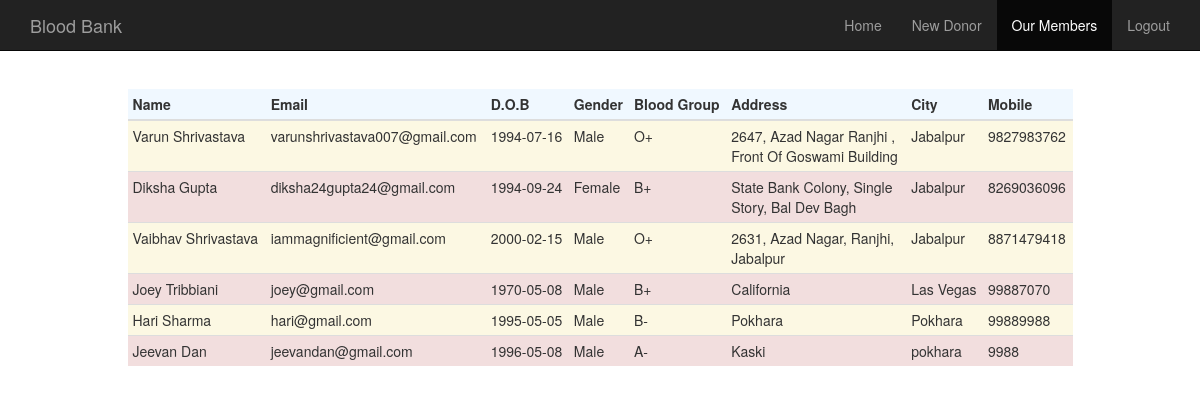
/members.php, run on the app's committed database.
### tables this page shows
CREATE TABLE `users` (
  `id` int(11) NOT NULL,
  `first_name` varchar(50) NOT NULL,
  `last_name` varchar(100) NOT NULL,
  `email` varchar(100) NOT NULL,
  `dob` date NOT NULL,
  `gender` varchar(10) NOT NULL,
  `b_type` varchar(10) NOT NULL,
  `address` varchar(500) NOT NULL,
  `city` varchar(100) NOT NULL,
  `mobile` varchar(13) NOT NULL,
  `created_at` timestamp NOT NULL DEFAULT CURRENT_TIMESTAMP ON UPDATE CURRENT_TIMESTAMP
);

### members.php (called while the page is built, shortened)
<?php
$i=0;
require_once 'users/php/DBConnect.php';
$db = new DBConnect();
$users = $db->getUsers();
$title="Members Area";$setMemberActive="active";$bg_background="bg-warning";
include 'layout/_header.php';
include 'layout/navbar.php';
?>
<?php include 'users/layout/_member_layout.php'; ?>

### users/php/DBConnect.php (called while the page is built, shortened)
<?php
class DBConnect {
    private $db = NULL;
    public function __construct() {
        $dsn = 'mysql:dbname=' . self::DB_NAME . ';host=' . self::DB_SERVER;
        try {
            $this->db = new PDO($dsn, self::DB_USER, self::DB_PASSWORD);
        } catch (PDOException $e) {
            throw new Exception('Connection failed: ' .
            $e->getMessage());
        }
        return $this->db;
    }
    public function getUsers(){
        $stmt = $this->db->prepare("SELECT * FROM users");
        $stmt->execute();
        return $stmt->fetchAll();
    }
}

### users/layout/_member_layout.php (the view, shortened to what this page needs)
<div class="container">
    <div class="row">
        <div class="col-md-1"></div>
        <div class="col-md-10">
            <?php if(isset($users)): $i++;?>
            <table class="table table-condensed">
                <thead>
                <th>Name</th>
                <th>Email</th>
                <th>D.O.B</th>
                <th>Gender</th>
                <th>Blood Group</th>
                <th>Address</th>
                <th>City</th>
                <th>Mobile</th>
                </thead>
                <?php foreach($users as $u): $i++;?>
                <tr class="<?php if($i%2==0){echo $bg_background;}else{echo 'bg-danger';} ?>">
                    <td><?= $u['first_name']." ".$u['last_name']; ?></td>
                    <td><?= $u['email']; ?></td>
                    <td><?= $u['dob']; ?></td>
                    <td><?= $u['gender']; ?></td>
                    <td><?= $u['b_type']; ?></td>
                    <td><?= wordwrap($u['address'], 26, '<br>'); ?></td>
                    <td><?= $u['city']; ?></td>
                    <td><?= $u['mobile']; ?></td>
                </tr>
                <?php endforeach; ?>
            </table>
            <?php endif; ?>
        </div>
        <div class="col-md-1"></div>
    </div>
</div>

### layout/_header.php (shortened to what this page needs)
<!DOCTYPE html>
<html lang="en">
    <head>
        <link rel="stylesheet" href="css/bootstrap.min.css">
        <link rel="stylesheet" href="css/mystyle.css">
    </head>
    <body>

### layout/navbar.php (shortened to what this page needs)
<nav class="navbar navbar-inverse navbar-fixed-top">
  <div class="container">
    <div class="navbar-header">
      <a class="navbar-brand" href="index.php">Blood Bank</a>
    </div>
    <div id="navbar" class="navbar-collapse collapse">
      <ul class="nav navbar-nav navbar-right">
         <li class="<?php
                    if (isset($setHomeActive)) {
                        echo $setHomeActive;
                    } else {
                        echo '';
                    }
                    ?>"><a href="home.php">Home</a></li>
                    <li class="<?php
                    if (isset($setDonorActive)) {
                        echo $setDonorActive;
                    } else {
                        echo '';
                    }
                    ?>"><a href="donor.php">New Donor</a></li>
                    <li class="<?php if(isset($setMemberActive)) { echo $setMemberActive; } else { echo ''; } ?>">
                        <a href="members.php">Our Members</a>
                    </li>
                    <li><a href="logout.php">Logout</a></li>
      </ul>
    </div>
  </div>
</nav>

### css/mystyle.css (style rules this page uses)
body { padding-top: 3.5em; background-image: url("../assets/backgrnd.jpg"); background-repeat:no-repeat; background-size: 100%; }

### users/layout/_member_layout.php (style rules this page uses)
.table-condensed { background-color:aliceblue; }

### members.php (style rules this page uses)
body { background-image: url("https://previews.123rf.com/images/skarintut/skarintut1607/skarintut160700141/59736986-vector-colorful-hanging-cardboard-tags-members-on-white-background.jpg"); }

### data on the page
users: first_name "Varun", last_name "Shrivastava", email "varunshrivastava007@gmail.com", dob "1994-07-16", gender "Male", b_type "O+", address "2647, Azad Nagar Ranjhi , Front Of Goswami Building", city "Jabalpur", mobile "9827983762"
users: first_name "Diksha", last_name "Gupta", email "diksha24gupta24@gmail.com", dob "1994-09-24", gender "Female", b_type "B+", address "State Bank Colony, Single Story, Bal Dev Bagh", city "Jabalpur", mobile "8269036096"
users: first_name "Vaibhav", last_name "Shrivastava", email "iammagnificient@gmail.com", dob "2000-02-15", gender "Male", b_type "O+", address "2631, Azad Nagar, Ranjhi, Jabalpur", city "Jabalpur", mobile "8871479418"
users: first_name "Joey", last_name "Tribbiani", email "joey@gmail.com", dob "1970-05-08", gender "Male", b_type "B+", address "California", city "Las Vegas", mobile "99887070"
users: first_name "Hari", last_name "Sharma", email "hari@gmail.com", dob "1995-05-05", gender "Male", b_type "B-", address "Pokhara", city "Pokhara", mobile "99889988"
users: first_name "Jeevan", last_name "Dan", email "jeevandan@gmail.com", dob "1996-05-08", gender "Male", b_type "A-", address "Kaski", city "pokhara", mobile "9988"
